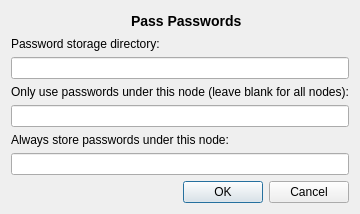
<?xml version="1.0" encoding="UTF-8"?>
<ui version="4.0">
 <class>PassPasswordsSettings</class>
 <widget class="QWidget" name="PassPasswordsSettings">
  <property name="geometry">
   <rect>
    <x>0</x>
    <y>0</y>
    <width>343</width>
    <height>204</height>
   </rect>
  </property>
  <property name="windowTitle">
   <string>PassPasswords Settings</string>
  </property>
  <layout class="QVBoxLayout" name="vlayout_1">
   <item>
    <layout class="QHBoxLayout" name="hlayout_1">
     <item>
      <spacer name="hspace_1">
       <property name="orientation">
        <enum>Qt::Horizontal</enum>
       </property>
       <property name="sizeHint" stdset="0">
        <size>
         <width>40</width>
         <height>20</height>
        </size>
       </property>
      </spacer>
     </item>
     <item>
      <widget class="QLabel" name="label_icon">
       <property name="sizePolicy">
        <sizepolicy hsizetype="Fixed" vsizetype="Fixed">
         <horstretch>0</horstretch>
         <verstretch>0</verstretch>
        </sizepolicy>
       </property>
       <property name="pixmap">
        <pixmap resource="passpasswords.qrc">:/passpasswords/data/icon.png</pixmap>
       </property>
      </widget>
     </item>
     <item>
      <widget class="QLabel" name="label_title">
       <property name="text">
        <string>&lt;h3&gt;Pass Passwords&lt;/h3&gt;</string>
       </property>
      </widget>
     </item>
     <item>
      <spacer name="hspace2">
       <property name="orientation">
        <enum>Qt::Horizontal</enum>
       </property>
       <property name="sizeHint" stdset="0">
        <size>
         <width>40</width>
         <height>20</height>
        </size>
       </property>
      </spacer>
     </item>
    </layout>
   </item>
   <item>
    <layout class="QHBoxLayout" name="hlayout_2">
     <item>
      <spacer name="hspace_3">
       <property name="orientation">
        <enum>Qt::Horizontal</enum>
       </property>
       <property name="sizeHint" stdset="0">
        <size>
         <width>40</width>
         <height>20</height>
        </size>
       </property>
      </spacer>
     </item>
     <item>
      <layout class="QVBoxLayout" name="vlayout_2">
       <item>
        <widget class="QLabel" name="label_passdir">
         <property name="text">
          <string>Password storage directory:</string>
         </property>
        </widget>
       </item>
       <item>
        <widget class="QLineEdit" name="text_passdir">
        </widget>
       </item>

       <item>
        <widget class="QLabel" name="label_rootnode">
         <property name="text">
          <string>Only use passwords under this node (leave blank for all nodes):</string>
         </property>
        </widget>
       </item>
       <item>
        <widget class="QLineEdit" name="text_rootnode">
        </widget>
       </item>

     <item>
      <widget class="QLabel" name="label_writenode">
       <property name="text">
        <string>Always store passwords under this node:</string>
       </property>
      </widget>
     </item>
     <item>
      <widget class="QLineEdit" name="text_writenode">
      </widget>
     </item>

      </layout>
     </item>
     <item>
      <spacer name="hspace_4">
       <property name="orientation">
        <enum>Qt::Horizontal</enum>
       </property>
       <property name="sizeHint" stdset="0">
        <size>
         <width>40</width>
         <height>20</height>
        </size>
       </property>
      </spacer>
     </item>
    </layout>
   </item>
   <item>
    <widget class="QDialogButtonBox" name="buttonBox">
     <property name="standardButtons">
      <set>QDialogButtonBox::Cancel|QDialogButtonBox::Ok</set>
     </property>
    </widget>
   </item>
  </layout>
 </widget>
 <resources>
  <include location="passpasswords.qrc"/>
 </resources>
 <connections/>
</ui>
